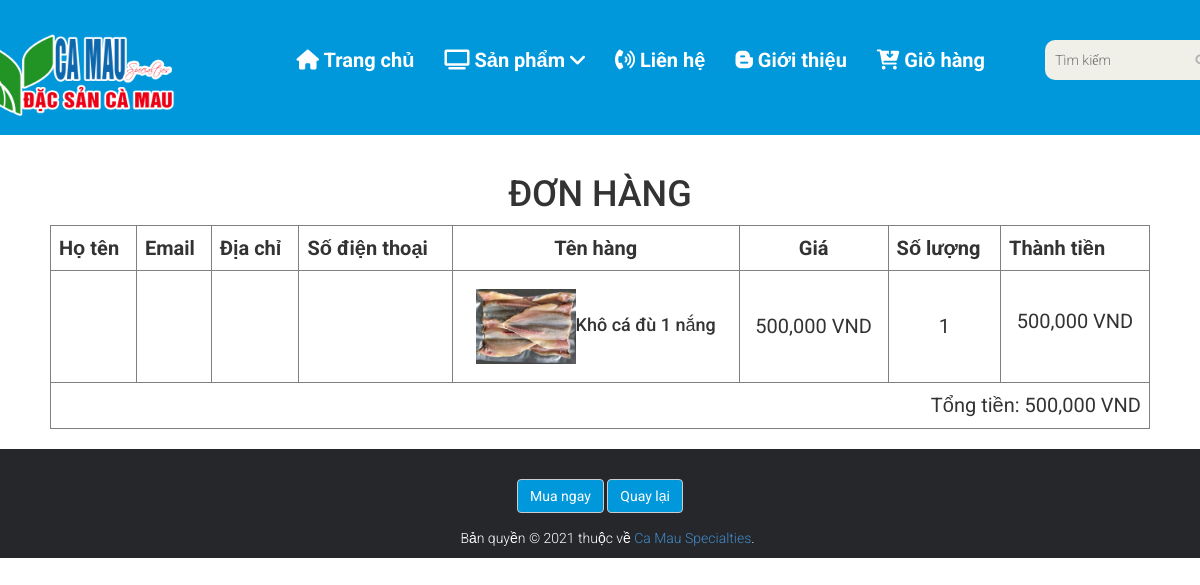
Screenshot of /thanhtoan.php?id=80 with the database file from the repository.
### tables this page shows
CREATE TABLE `products` (
  `ID` int(11) NOT NULL,
  `name` varchar(100) DEFAULT NULL,
  `manu_id` int(11) DEFAULT NULL,
  `type_id` int(11) DEFAULT NULL,
  `price` int(11) NOT NULL,
  `pro_image` varchar(150) DEFAULT NULL,
  `description` text NOT NULL,
  `feature` tinyint(4) NOT NULL,
  `created_at` timestamp NOT NULL DEFAULT current_timestamp() ON UPDATE current_timestamp()
);

### models/db.php (called while the page is built, shortened)
<?php
class Db
{
    public static $connection;
    public function __construct()
    {
        if (!self::$connection) {
            self::$connection = new mysqli(DB_HOST, DB_USER, DB_PASSWORD, DB_NAME,PORT);
            self::$connection->set_charset(DB_CHARSET);
        }
        return self::$connection;
    }
}

### models/product.php (called while the page is built, shortened)
<?php
class Product extends Db
{
    function getProductsByID($id)
    {
        $sql = self::$connection->prepare("SELECT * FROM products,manufactures WHERE id = ? and products.manu_id = manufactures.manu_id");
        $sql->bind_param("i", $id);
        $sql->execute();
        $items = $sql->get_result()->fetch_all(MYSQLI_ASSOC);
        return $items;
    }
}

### thanhtoan.php (the view, shortened to what this page needs)
<!DOCTYPE html>
<html lang="en">
<?php require "./form/head.php"; ?>
<?php
$total = 0;
?>
<body>
    <?php require "./form/header-bottom.php"; ?>
    <div class="text-center" style="padding: 50px 50px; padding-top: 20px;
padding-bottom: 20px; text-align: center;">
        <h1>ĐƠN HÀNG</h1>
        <table border="1" style="font-size: 20px; width: 100%;" cellpadding="8">
            <tr>
                <th>Họ tên</th>
                <th>Email</th>
                <th>Địa chỉ</th>
                <th>Số điện thoại</th>
                <th style="text-align: center;">Tên hàng</th>
                <th style="text-align: center;">Giá</th>
                <th>Số lượng</th>
                <th>Thành tiền</th>
            </tr>
            <tr>
                <?php if (isset($_SESSION['id']) && isset($_SESSION['cart'])) {
                    foreach ($_SESSION['id'] as $numberID) {
                        foreach ($product->getProductsByID($numberID) as $value) { ?>
                            <td><?php echo $_POST["name"] ?></td>
                            <td><?php echo $_POST["email"] ?></td>
                            <td><?php echo $_POST["address"] ?></td>
                            <td><?php echo $_POST["phone"] ?></td>
                            <td>
                                <h4><img style="width:100px;height;100px" src="images/<?php echo $value['pro_image'] ?>" alt="" width=110><?php echo $value['name'] ?></a></h4>
                            </td>
                            <td><?php echo number_format($value['price']) ?> VND</td>
                            <td><?php echo $_SESSION['cart'][$numberID] ?></td>
                            <td><?php echo number_format($value['price'] * $_SESSION['cart'][$numberID]) ?> VND</p>
                                <?php $total += $value['price'] * $_SESSION['cart'][$numberID];
                                ?></td>
            </tr>
<?php
                        }
                    }
                } ?>
<tr>
    <td colspan="8" align="right">Tổng tiền: <?php echo number_format($total) ?> VND</td>
</tr>
        </table>
        <div class="form-group col-md-12 text-center" style="padding-top: 50px;">
            <a class="btn btn-default mua-ngay" href="camon.php" onclick="return confirm('Bạn có chắc đã chọn đủ hàng và muốn thanh toán ?');" style="background: #0098db; color: white;">Mua ngay</a>
            <a class="btn btn-default back" href="cart.php" style="background: #0098db; color: white;">Quay lại</a>
        </div>
    </div>
    <?php require "./form/footer.php"; ?>
</body>
</html>

### css/style.css (style rules this page uses)
body { font-family: 'Roboto', sans-serif; position: relative; font-weight: 400px; }
a { -webkit-transition: 300ms; -moz-transition: 300ms; -o-transition: 300ms; transition: 300ms; }
h1, h2, h3, h4, h5, h6 { font-family: 'Roboto', sans-serif; }
img { border: none; }

### rows the page displays
products: pro_image (picture), name "Khô cá đù 1 nắng", price "500,000", cart "1", $value['price']*$_SESSION['cart'][$numberID] "500,000"

### other values shown
$total "500,000"
